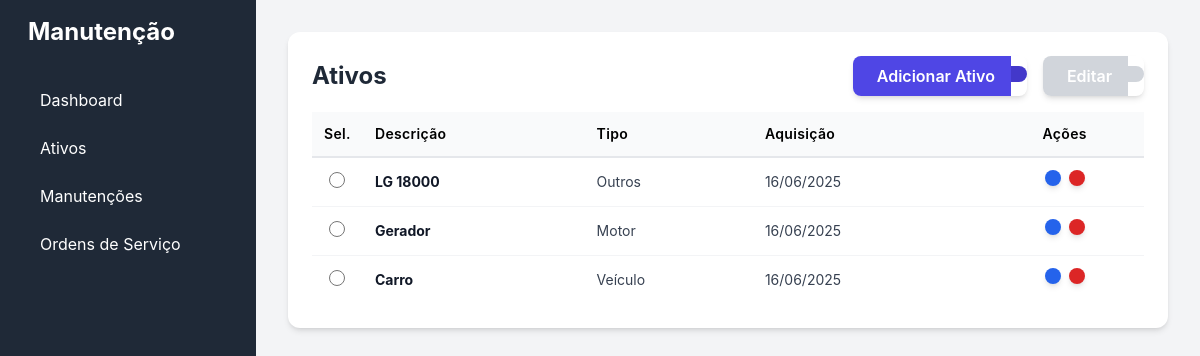
/ativos/, run on an earlier commit of the app's database.
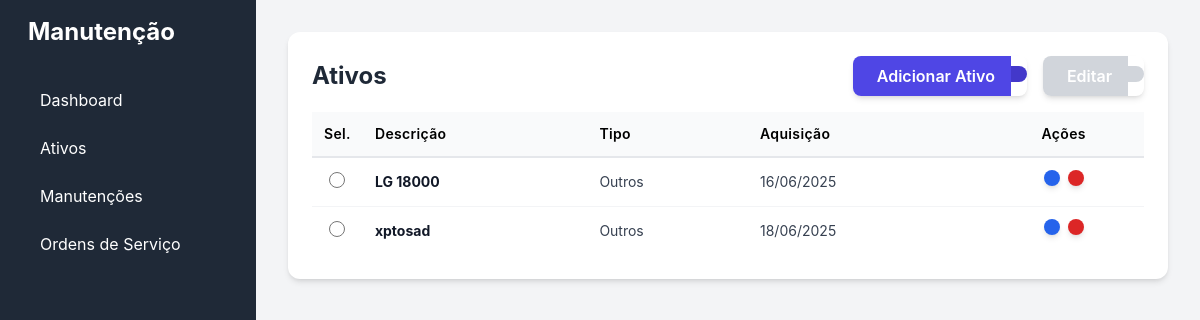
And on a later commit of the database.
### manutencao_app/models.py (models this page shows, shortened)
class Ativo(models.Model):
    class TipoAtivoChoices(models.TextChoices):
        VEICULO = 'VEICULO', 'Veículo'
        MOTOR = 'MOTOR', 'Motor'
        OUTROS = 'OUTROS', 'Outros'
    class TipoContadorChoices(models.TextChoices):
        HODOMETRO = 'HODOMETRO', 'Hodômetro'
        HORIMETRO = 'HORIMETRO', 'Horímetro'
    descricao = models.CharField(max_length=255, verbose_name="Descrição")
    tipo_ativo = models.CharField(
        max_length=10,
        choices=TipoAtivoChoices.choices,
        default=TipoAtivoChoices.OUTROS,
        verbose_name="Tipo de Ativo"
    )
    data_fabricacao = models.DateField(verbose_name="Data de Fabricação", null=True, blank=True)
    data_aquisicao = models.DateField(verbose_name="Data de Aquisição")
    tipo_contador_principal = models.CharField(
        max_length=10,
        choices=TipoContadorChoices.choices,
        verbose_name="Tipo de Contador Principal"
    )
    hodometro_inicial = models.FloatField(default=0, verbose_name="Hodômetro Inicial/Atual")
    horimetro_inicial = models.FloatField(default=0, verbose_name="Horímetro Inicial/Atual")
    observacao = models.TextField(blank=True, null=True, verbose_name="Observação")
    class Meta:
        verbose_name = "Ativo"
        verbose_name_plural = "Ativos"

### manutencao_app/views.py (the view)
# urls.py: path('ativos/', listViewAtivos, name='ativo_list'),
def listViewAtivos(request):
    query = request.GET.get('q')
    if query:
        ativos = Ativo.objects.filter(descricao__icontains=query)
    else:
        ativos = Ativo.objects.all()
    form = AtivoForm()
    context = {
        'object_list': ativos, # Mudei para object_list para consistência com CBVs
        'form': form, # Passe o formulário para o template
    }
    return render(request, 'ativos/ativo_list.html', context)

### manutencao_app/forms.py
class AtivoForm(forms.ModelForm):
    class Meta:
        model = Ativo
        fields = '__all__'
        widgets = {
            'data_fabricacao': forms.DateInput(attrs={'type': 'date'}),
            'data_aquisicao': forms.DateInput(attrs={'type': 'date'}),
            'observacao': forms.Textarea(attrs={'rows': 3}),
        }

### manutencao_app/templates/ativos/ativo_list.html (shortened to what this page needs)
{% extends 'base.html' %}
{% load widget_tweaks %}
{% block content %}
<div class="bg-white p-6 rounded-xl shadow-md">
    <div class="flex justify-between items-center mb-4 flex-wrap gap-4">
        <h2 class="text-2xl font-bold text-gray-800">Ativos</h2>
        <div class="flex items-center gap-4">
            <div class="relative inline-flex shadow-md rounded-lg js-split-button-container">
                <button data-action-type="add" data-url="{% url 'ativo_create' %}" type="button" class="js-main-btn bg-indigo-600 text-white px-4 py-2 font-semibold hover:bg-indigo-700 flex items-center gap-2 rounded-l-lg"> Adicionar Ativo</button>
                <div class="relative"><button type="button" class="js-dropdown-btn bg-indigo-700 text-white px-2 py-2 hover:bg-indigo-800 rounded-r-lg"></button></div>
            </div>
            <div class="relative inline-flex shadow-md rounded-lg js-split-button-container">
                <button id="global-edit-btn" data-action-type="edit" type="button" class="js-main-btn bg-blue-600 text-white px-4 py-2 font-semibold flex items-center gap-2 rounded-l-lg disabled:bg-gray-300 disabled:cursor-not-allowed" disabled> Editar</button>
                <div class="relative"><button id="global-edit-dropdown-btn" type="button" class="js-dropdown-btn bg-blue-700 text-white px-2 py-2 hover:bg-blue-800 rounded-r-lg disabled:bg-gray-300 disabled:cursor-not-allowed" disabled></button></div>
            </div>
        </div>
    </div>
    <div class="overflow-x-auto">
        <table class="w-full text-left">
            <thead class="bg-gray-50 border-b-2 border-gray-200">
                <tr>
                    <th class="p-3 text-sm font-semibold tracking-wide w-12 text-center">Sel.</th>
                    <th class="p-3 text-sm font-semibold tracking-wide">Descrição</th>
                    <th class="p-3 text-sm font-semibold tracking-wide">Tipo</th>
                    <th class="p-3 text-sm font-semibold tracking-wide">Aquisição</th>
                    <th class="p-3 text-sm font-semibold tracking-wide text-center">Ações</th>
                </tr>
            </thead>
            <tbody id="ativos-table-body" class="divide-y divide-gray-100">
                {% for ativo in object_list %}
                <tr class="hover:bg-gray-50">
                    <td class="p-3 text-center">
                        <input type="radio" name="ativo_selecionado" class="js-select-row h-4 w-4 text-indigo-600 border-gray-300 focus:ring-indigo-500" value="{{ ativo.pk }}" data-update-url="{% url 'ativo_update' pk=ativo.pk %}">
                    </td>
                    <td class="p-3 text-sm font-bold text-gray-900">{{ ativo.descricao }}</td>
                    <td class="p-3 text-sm text-gray-700">{{ ativo.get_tipo_ativo_display }}</td>
                    <td class="p-3 text-sm text-gray-700">{{ ativo.data_aquisicao|date:"d/m/Y" }}</td>
                    <td class="p-3 text-sm text-gray-700 text-center flex justify-center gap-2">
                        <button type="button"
                                class="js-main-btn bg-blue-600 text-white p-2 rounded-lg shadow-md hover:bg-blue-700"
                                title="Editar este item"
                                data-action-type="edit"
                                data-url="{% url 'ativo_update' pk=ativo.pk %}">
                        </button>
                        <button type="button" class="js-delete-btn bg-red-600 text-white p-2 rounded-lg shadow-md hover:bg-red-700" title="Excluir" data-url="{% url 'ativo_delete' pk=ativo.pk %}" data-nome="{{ ativo.descricao }}"></button>
                    </td>
                </tr>
                {% empty %}
                <tr><td colspan="5" class="text-center p-4 text-gray-500">Nenhum ativo cadastrado.</td></tr>
                {% endfor %}
            </tbody>
        </table>
    </div>
</div>
{% endblock %}

### manutencao_app/templates/base.html (shortened to what this page needs)
{% load static %}
<!DOCTYPE html>
<html lang="pt-BR">
<head>
    <script src="https://cdn.tailwindcss.com"></script>
</head>
<body class="bg-gray-100 flex h-screen">
    <aside class="w-20 lg:w-64 bg-gray-800 text-white flex flex-col p-4 flex-shrink-0 transition-all duration-300">
        <div class="flex items-center gap-3 mb-8 h-8">
            <h1 class="text-2xl font-bold hidden lg:inline whitespace-nowrap">Manutenção</h1>
        </div>
        <nav class="flex flex-col gap-2">
            <a href="{% url 'dashboard' %}" class="sidebar-link nav-link group relative flex items-center justify-center lg:justify-start gap-3 px-3 py-2 rounded-lg hover:bg-gray-700 transition-colors">
                <span class="hidden lg:inline">Dashboard</span>
            </a>
            <a href="{% url 'ativo_list' %}"
                class="sidebar-link nav-link group relative flex items-center justify-center lg:justify-start gap-3 px-3 py-2 rounded-lg hover:bg-gray-700 transition-colors">
                <span class="hidden lg:inline">Ativos</span>
            </a>
            <a href="{% url 'manutencao_list' %}"
                class="sidebar-link nav-link group relative flex items-center justify-center lg:justify-start gap-3 px-3 py-2 rounded-lg hover:bg-gray-700 transition-colors">
                <span class="hidden lg:inline">Manutenções</span>
            </a>
            <a href="{% url 'ordem_servico_list' %}"
                class="sidebar-link nav-link group relative flex items-center justify-center lg:justify-start gap-3 px-3 py-2 rounded-lg hover:bg-gray-700 transition-colors">
                <span class="hidden lg:inline">Ordens de Serviço</span>
            </a>
        </nav>
    </aside>
    <main class="flex-1 p-6 lg:p-8 overflow-y-auto">
        {% block content %}
        {% endblock %}
    </main>
</body>
</html>

### manutencao_app/templates/base.html (style rules this page uses)
body { font-family: 'Inter', sans-serif; }

What changed in the data, as far as the page shows it:
removed Ativo: descricao "Gerador", tipo_ativo "Motor", data_aquisicao "16/06/2025"
removed Ativo: descricao "Carro", tipo_ativo "Veículo", data_aquisicao "16/06/2025"
added Ativo: descricao "xptosad", tipo_ativo "Outros", data_aquisicao "18/06/2025"
